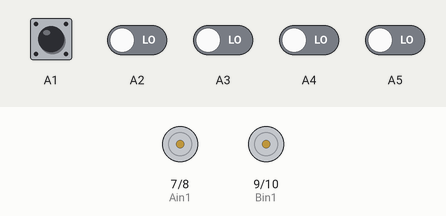
The sketch below on a simulated Arduino Uno, built with avr-gcc and run on an emulated ATmega328P. Shown: motor-driver pin pairs drawn as motors (green arrow = first pin HIGH = forward, orange = second pin HIGH = backward, longer = more drive, scaled by the enable pin). The inputs (shaded band) are chosen by the test bench; at power-on: A1–5 LOW.

Above: at 1.2 s.
1.3 s: A1 driven HIGH
At 2.2 s:
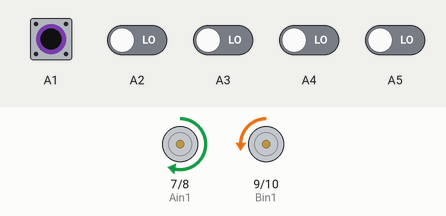
2.8 s: A5 driven HIGH
At 3.3 s:
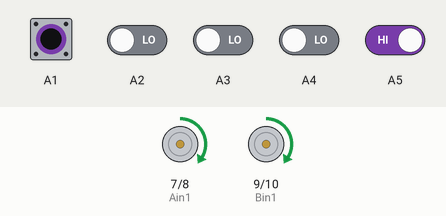
4.3 s: A1 driven LOW
At 5.5 s:
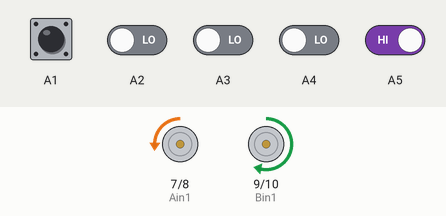
5.8 s: A5 driven LOW
At 6.8 s:
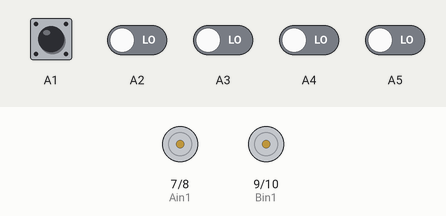
7.3 s: A1 pulsed HIGH 2 times (0.12 s each, 0.3 s apart)
At 7.51 s:
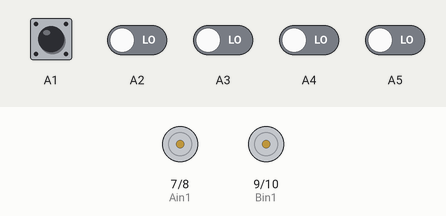
Timing chart, 0 to 10.3 s (numbered marks = the images above; inputs shaded):
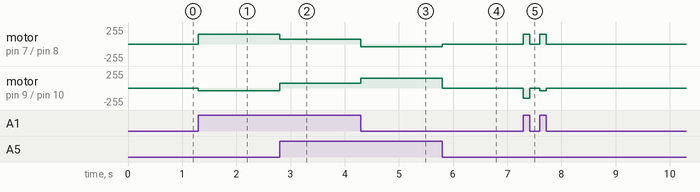

Measured:
- after the input at 1.3 s, motor on pin 7 (Ain1) / pin 8 (Ain2): stopped → forward 150/255 at once; motor on pin 9 (Bin1) / pin 10 (Bin2): stopped → backward 40/255 at once
- after the input at 2.8 s, motor on pin 7 (Ain1) / pin 8 (Ain2): forward 150/255 → forward 75/255 at once; motor on pin 9 (Bin1) / pin 10 (Bin2): backward 40/255 → forward 75/255 at once
- after the input at 4.3 s, motor on pin 7 (Ain1) / pin 8 (Ain2): forward 75/255 → backward 40/255 at once; motor on pin 9 (Bin1) / pin 10 (Bin2): forward 75/255 → forward 150/255 at once
- after the input at 5.8 s, motor on pin 7 (Ain1) / pin 8 (Ain2): backward 40/255 → stopped at once; motor on pin 9 (Bin1) / pin 10 (Bin2): forward 150/255 → stopped at once
- after the input at 7.3 s, motor on pin 7 (Ain1) / pin 8 (Ain2): alternates forward 150/255 for 0.12 s and stopped for 0.18 s, 4 changes in all, then stays stopped, starting at once; motor on pin 9 (Bin1) / pin 10 (Bin2): stopped → backward 150/255 at once, → stopped 0.12 s later, → backward 40/255 0.18 s later, → stopped 0.12 s later

The sketch:

seguidor_de_lineas.ino
```cpp
int s1, s2, s3, s4, s5; String tmp;
int Bin1 = 9, Bin2 = 10, Ain1 = 7, Ain2 = 8;
int pwmA = 6, pwmB = 11;
int Vmax = 75, Vmd = 20, vb = 55;
void setup ( ) {
 //  Serial . begin ( 9600 ) ;
   pinMode(Bin1, OUTPUT);
   pinMode(Bin2, OUTPUT);
   pinMode(Ain1, OUTPUT);
   pinMode(Ain2, OUTPUT);
   pinMode(pwmA, OUTPUT);
   pinMode(pwmB, OUTPUT);
}
void loop ( ) {
   s1 = digitalRead ( A1 ) ; s2 = digitalRead ( A2 ) ;
   s3 = digitalRead ( A3 ) ; s4 = digitalRead ( A4 ) ;
   s5 = digitalRead ( A5 ) ;

 //  tmp = "+
  //S1="" + String ( s1 ) + " S2=" + String ( s2 ) + " S3=" + String ( s3 ) + " S4=" + String ( s4 ) + " S5=" + String ( s5 ) ;
 //  Serial . println ( tmp ) ;


if(s1 == 1 && s5 == 1 ) {
analogWrite(pwmA, Vmax);
analogWrite(pwmB, Vmax);
digitalWrite(Ain1, HIGH);
digitalWrite(Ain2, LOW);
digitalWrite(Bin1,HIGH);
digitalWrite(Bin2, LOW);
}
else if(s1 == 0 && s5 == 1 ) {
analogWrite(pwmA, 40);
analogWrite(pwmB, 150);
digitalWrite(Ain1, LOW);
digitalWrite(Ain2, HIGH);
digitalWrite(Bin1,HIGH);
digitalWrite(Bin2, LOW);
}
else if(s1 == 1 && s5 == 0 ) {
analogWrite(pwmA, 150);
analogWrite(pwmB, 40);
digitalWrite(Ain1, HIGH);
digitalWrite(Ain2, LOW);
digitalWrite(Bin1,LOW);
digitalWrite(Bin2, HIGH);
}/*
if( s2 == 1 && s4 == 1 && s1 == 1 && s5 == 1 ) {
analogWrite(pwmA, Vmax);
analogWrite(pwmB, Vmax);
digitalWrite(Ain1, HIGH);
digitalWrite(Ain2, LOW);
digitalWrite(Bin1,HIGH);
digitalWrite(Bin2, LOW);
}
else if(s2 == 0 && s4 == 1 && s1 == 0 && s5 == 1 ) {
analogWrite(pwmA, Vmax);
analogWrite(pwmB, Vmd);
digitalWrite(Ain1, LOW);
digitalWrite(Ain2, LOW);
digitalWrite(Bin1,HIGH);
digitalWrite(Bin2, LOW);
}
else if(s2 == 1 && s4 == 0 && s1 == 1 && s5 == 0 ) {
analogWrite(pwmA, Vmax);
analogWrite(pwmB, Vmd);
digitalWrite(Ain1, HIGH);
digitalWrite(Ain2, LOW);
digitalWrite(Bin1,LOW);
digitalWrite(Bin2, LOW);
}
else if(s1 == 0 && s5 == 1 && s2 == 0 && s4 == 1 ) {
analogWrite(pwmA, 0);
analogWrite(pwmB, 200);
digitalWrite(Ain1, LOW);
digitalWrite(Ain2, LOW);
digitalWrite(Bin1,HIGH);
digitalWrite(Bin2, LOW);
}
else if(s1 == 0 && s5 == 0 && s2 == 1 && s4 == 1 ) {
analogWrite(pwmA, 200);
analogWrite(pwmB, 0);
digitalWrite(Ain1, HIGH);
digitalWrite(Ain2, LOW);
digitalWrite(Bin1,LOW);
digitalWrite(Bin2, LOW);
}*/
else {
analogWrite(pwmA, 0);
analogWrite(pwmB, 0);
}/*
else if(s1 == 1 && s2 == 1 && s3 == 1 && s4 == 1 && s5 == 0) {
analogWrite(pwmA, Vmd);
analogWrite(pwmB, Vmax);
digitalWrite(Ain1, HIGH);
digitalWrite(Ain2, LOW);
digitalWrite(Bin1,HIGH);
digitalWrite(Bin2, LOW);
}
else if(s1 == 1 && s2 == 1 && s3 == 1 && s4 == 0 && s5 == 1) {
analogWrite(pwmA, vb);
analogWrite(pwmB, Vmax);
digitalWrite(Ain1, HIGH);
digitalWrite(Ain2, LOW);
digitalWrite(Bin1,HIGH);
digitalWrite(Bin2, LOW);
}
else if(s1 == 1 && s2 == 0 && s3 == 1 && s4 == 1 && s5 == 1) {
analogWrite(pwmA, Vmd);
analogWrite(pwmB, Vmax);
digitalWrite(Ain1, HIGH);
digitalWrite(Ain2, LOW);
digitalWrite(Bin1,HIGH);
digitalWrite(Bin2, LOW);
}
else if(s1 == 0 && s2 == 1 && s3 == 1 && s4 == 1 && s5 == 1) {
analogWrite(pwmA, vb);
analogWrite(pwmB, Vmax);
digitalWrite(Ain1, HIGH);
digitalWrite(Ain2, LOW);
digitalWrite(Bin1,HIGH);
digitalWrite(Bin2, LOW);
}
else if(s1 == 1 && s2 == 1 && s3 == 1 && s4 == 1 && s5 == 1) {
analogWrite(pwmA, 0);
analogWrite(pwmB, 0);
digitalWrite(Ain1, LOW);
digitalWrite(Ain2, LOW);
digitalWrite(Bin1,LOW);
digitalWrite(Bin2, LOW);
}

 /*
if(s3 == 0){
analogWrite(pwmA, Vmax);
analogWrite(pwmB, Vmax);
digitalWrite(Ain1, HIGH);
digitalWrite(Ain2, LOW);
digitalWrite(Bin1,HIGH);
digitalWrite(Bin2, LOW);
}
else if(s2 == 0){
analogWrite(pwmA, Vmd);
analogWrite(pwmB, Vmax);
digitalWrite(Ain1, HIGH);
digitalWrite(Ain2, LOW);
digitalWrite(Bin1,HIGH);
digitalWrite(Bin2, LOW);
}
else if(s4 == 0){
analogWrite(pwmA,Vmax);
analogWrite(pwmB, Vmd);
digitalWrite(Ain1, HIGH);
digitalWrite(Ain2, LOW);
digitalWrite(Bin1,HIGH);
digitalWrite(Bin2, LOW);
}
else {
analogWrite(pwmA, 0);
analogWrite(pwmB, 0);
digitalWrite(Ain1, LOW);
digitalWrite(Ain2, LOW);
digitalWrite(Bin1,LOW);
digitalWrite(Bin2, LOW);
}*/

}
```
